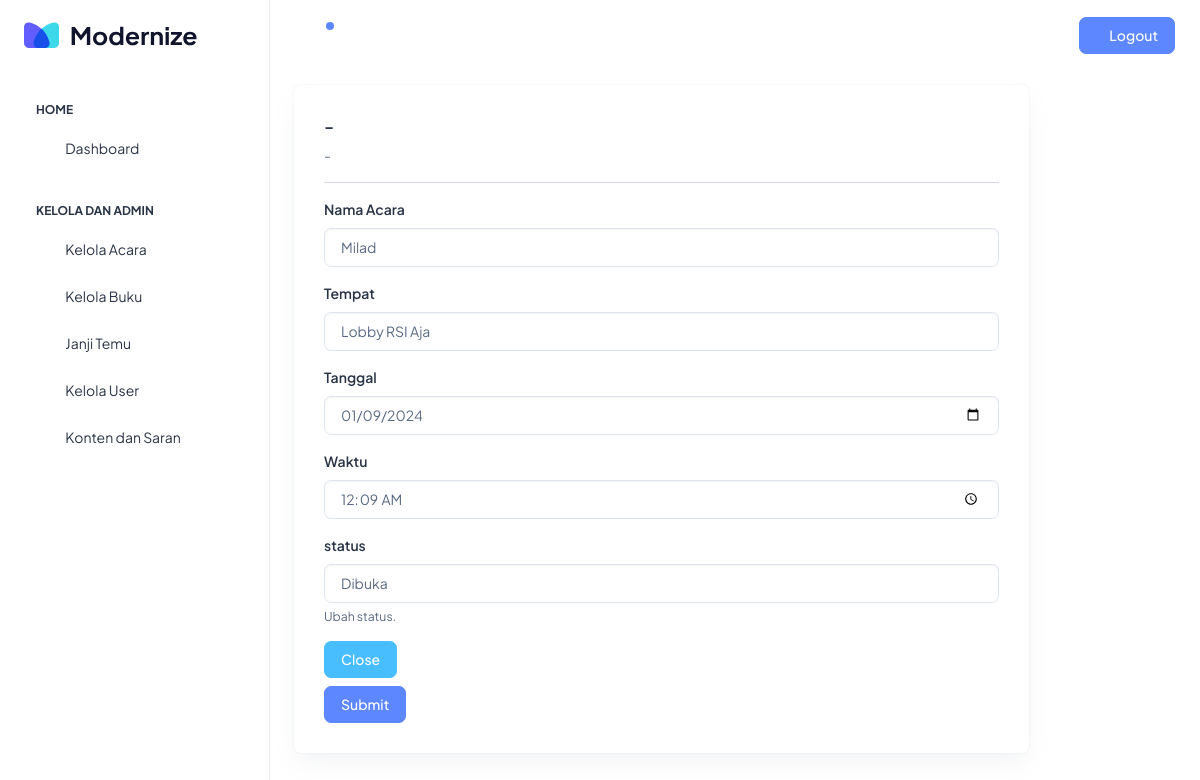
The app's page /admin/updateAcara/1 with its own data.
### tables this page shows
CREATE TABLE `acara` (
  `id` int(11) NOT NULL,
  `nama_acara` varchar(100) NOT NULL,
  `tempat` varchar(100) NOT NULL,
  `tanggal` date NOT NULL,
  `waktu` time NOT NULL,
  `status` varchar(100) NOT NULL DEFAULT 'Dibuka'
);

### application/controllers/Admin.php (called while the page is built, shortened)
<?php
class Admin extends CI_Controller
{
  public function __construct()
  {
    $this->load->model('Bukutamu_model');
    $this->load->model('Janji_model');
    $this->load->model('Konten_model');
    $this->load->model('Acara_model');
    $this->load->model('Saran_model');
    $this->load->model('User_model');
    $this->load->model('Tamuacara_model');
    $this->load->library('form_validation');
    $this->load->library('session');
  }
  public function updateAcara($id)
  {
    $data['konten'] = $this->Konten_model->getById(1);
    $data['user'] = $this->db->get_where('user', ['email' => $this->session->userdata('email')])->row_array();
    $data['acara'] = $this->Acara_model->getById($id);
    $this->load->view('layout/header', $data);
    $this->load->view('admin/updateAcaraAdmin', $data);
    $this->load->view('layout/footer');
  }
}

### index.php (called while the page is built, shortened)
<?php
require_once BASEPATH.'core/CodeIgniter.php';

### application/models/Acara_model.php (called while the page is built, shortened)
<?php
class Acara_model extends CI_Model
{
  public $table = 'acara';
  public $id = 'acara.id';
  public function getById($id)
  {
    $this->db->from($this->table);
    $this->db->where($this->id, $id);
    $query = $this->db->get();
    return $query->row_array();
  }
}

### application/views/admin/updateAcaraAdmin.php (the view, shortened to what this page needs)
<div class="container-fluid mt-0">
    <div class="d-flex justify-content-xxl-center">
        <div class="col-md-10">
            <div class="card">
                <div class="card-body">
                    <div class="col-md-12">
                        <h5 class="card-title fw-semibold mb-2">-</h5>
                        <p class="mb-0">-</p>
                        <hr>
                        <form action="" method="post">
                            <div class="modal-body">
                                <div class="mb-3">
                                    <label for="nama_acara" class="form-label">Nama Acara</label>
                                    <input type="text" name="nama_acara" class="form-control" id="nama_acara"
                                        aria-describedby="nama_acara" placeholder="Masukkan Nama Acara"
                                        value="<?= $acara['nama_acara']; ?>" readonly>
                                </div>
                                <div class="mb-3">
                                    <label for="tempat" class="form-label">Tempat</label>
                                    <input type="text" name="tempat" class="form-control" id="tempat"
                                        aria-describedby="tempat" placeholder="Tempat Acara"
                                        value="<?= $acara['tempat']; ?>">
                                </div>
                                <div class="mb-3">
                                    <label for="tanggal" class="form-label">Tanggal</label>
                                    <input type="date" name="tanggal" class="form-control" id="tanggal"
                                        aria-describedby="tanggal" placeholder="Tanggal Acara"
                                        value="<?= $acara['tanggal']; ?>">
                                </div>
                                <div class="mb-3">
                                    <label for="waktu" class="form-label">Waktu</label>
                                    <input type="time" name="waktu" class="form-control" id="waktu"
                                        aria-describedby="waktu" placeholder="Waktu Acara"
                                        value="<?= $acara['waktu']; ?>">
                                </div>
                                <div class="mb-3">
                                    <label for="status" class="form-label">status</label>
                                    <select name="status" id="status" value="<?= $acara['status']; ?>"
                                        class="form-control">
                                        <option value="Dibuka">Dibuka</option>
                                    </select>
                                    <div id="status" class="form-text">Ubah status.</div>
                                </div>
                            </div>
                            <div class="row">
                                <div class="col-lg-6">
                                    <a href="<?= base_url('admin/acara'); ?>" class="btn btn-secondary">Close</a>
                                </div>
                            </div>
                            <div class="row">
                                <div class="col-lg-6 mt-2">
                                    <button type="submit" class="btn btn-primary">Submit</button>
                                </div>
                            </div>
                        </form>
                    </div>
                </div>
            </div>
        </div>
    </div>
</div>

### records on screen
acara: nama_acara "Milad", tempat "Lobby RSI Aja", tanggal "01/09/2024", waktu "00:09:00", status "Dibuka"
